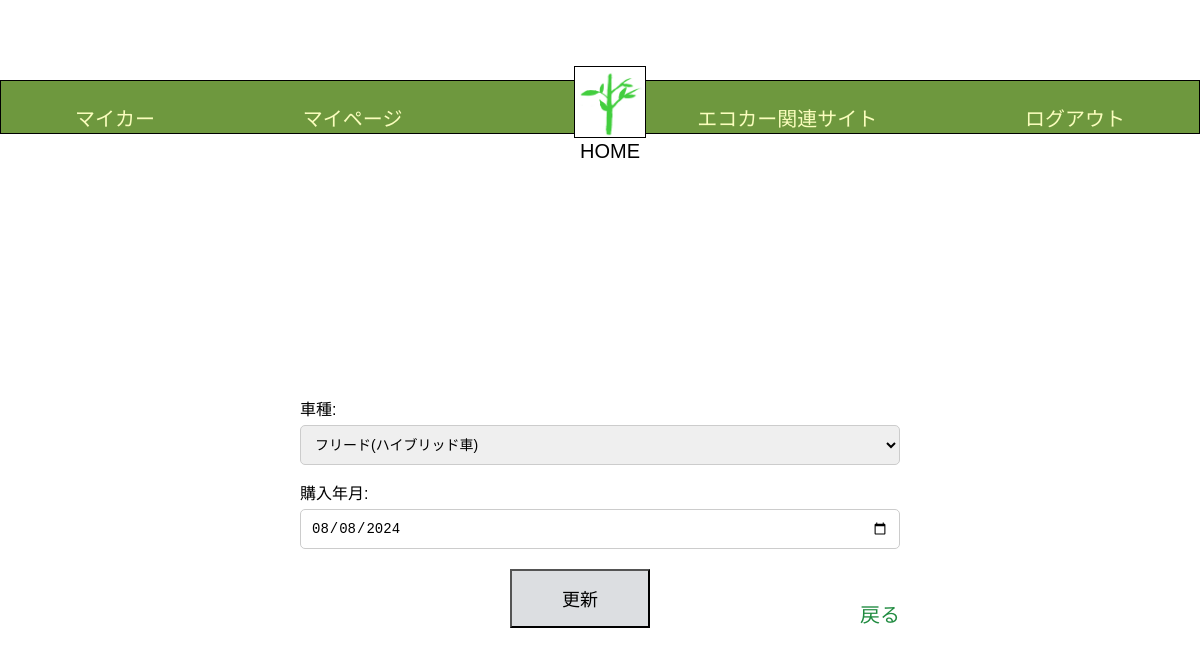
/Edrive/mycar_detail/5, run on an earlier commit of the app's database.
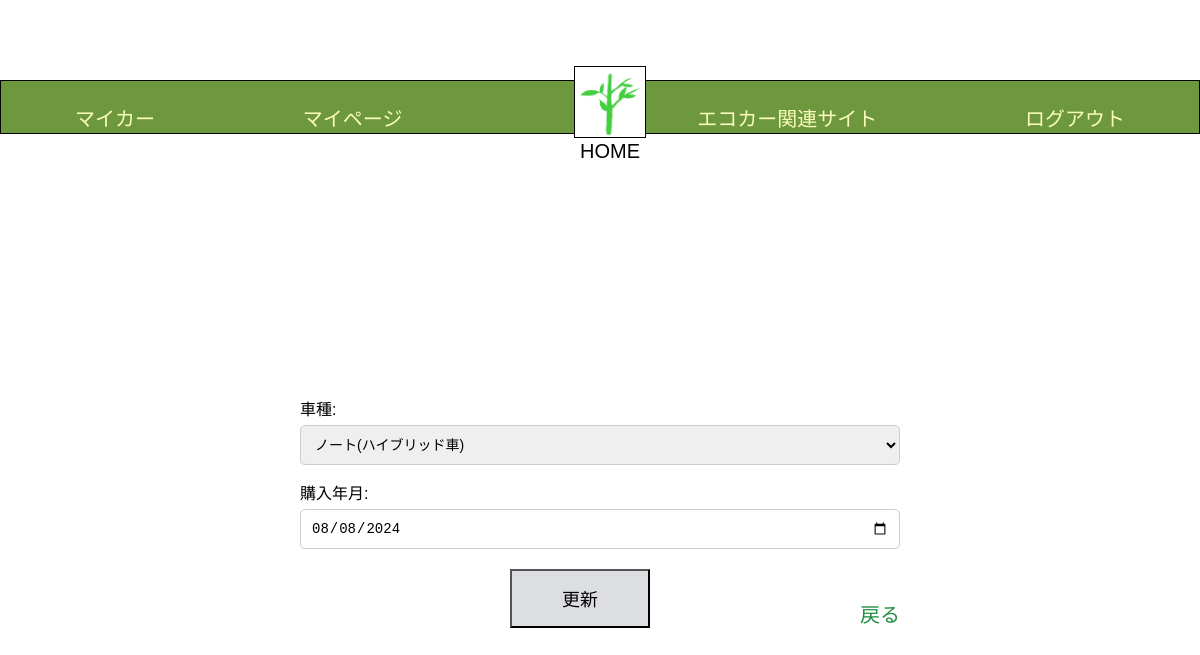
And on a later commit of the database.
### Edrive/models.py (models this page shows)
class BaseModel(models.Model):
    created_at = models.DateTimeField(auto_now_add=True)
    updated_at = models.DateTimeField(auto_now=True)
    class Meta:
        abstract = True

class MyCar(BaseModel):
    name = models.CharField(max_length=1000, default='default_name')
    user = models.ForeignKey(User, related_name='mycars', on_delete=models.CASCADE)
    car_model = models.ForeignKey(CarModel, on_delete=models.CASCADE,null=True)
    purchase_on = models.DateField(null=True)
    next_oil_change_on = models.DateField(null=True)
    next_inspection_on = models.DateField(null=True)
    target_fuel_efficiency = models.FloatField(null=True, blank=True)
    class Meta:
        db_table = 'my_cars'

### Edrive/views.py (the view, shortened to what this page needs)
# urls.py: path('mycar_detail/<int:pk>',MyCarDetailView.as_view(), name = 'mycar_detail'),
class MyCarDetailView(View):
    template_name = 'mycar_detail.html'
    def get(self, request, *args,**kwargs):
        pk = kwargs.get('pk')
        user = get_object_or_404(User, pk=pk)
        mycars_instance = MyCar.objects.filter(user=user).first()
        if mycars_instance:
            car_model = mycars_instance.car_model
            form1 = MyCarDetailForm(instance=mycars_instance)
        else:
            form1 = MyCarDetailForm()
        context = {
            'form1': form1,
            'mycars_instance': mycars_instance
        }
        return render(request, self.template_name,context)

### Edrive/forms.py (shortened to what this page needs)
class MyCarDetailForm(forms.ModelForm):
    car_model = forms.ModelChoiceField(
        label= '車種',
        queryset=CarModel.objects.all(),
        required=True,
        widget=forms.widgets.Select(attrs={'class':'form-control'})
    )
    def __init__(self, *args, **kwargs):
        super(MyCarDetailForm, self).__init__(*args, **kwargs)
    purchase_on = forms.DateField(label = '購入年月', required=False, widget=forms.DateInput(attrs={'type': 'date', 'class':'form-control'}))
    class Meta:
        model = MyCar
        fields = ['car_model', 'purchase_on']

### Edrive/models.py (called while the page is built)
    def __str__(self):
        return self.car_model_name

### templates/mycar_detail.html (shortened to what this page needs)
{% load static %}
<!DOCTYPE html>
<html lang="ja">
   <head>
      <link rel="stylesheet" href="{% static 'css/style.css' %}">
   </head>
   <body>
       <header class="header-container">
      <nav class="navbar navbar-expand-lg navbar-light bg-light">
        <a class="navbar-brand" href="{% url 'Edrive:my_car' user.pk %}">マイカー</a>
        <a class="navbar-brand" href="{% url 'Edrive:mypage' user.pk %}">マイページ</a>
        <div class="logo">
        <a href="{% url 'Edrive:home' %}" class="home-link">
             <img src = "{% get_media_prefix %}shinryoku.png"  alt = "ホーム">
             <p>HOME</p>
        </a>
        </div>
        <a class="navbar-brand" href="{% url 'Edrive:eco_car_site' %}">エコカー関連サイト</a>
        <a class="navbar-brand" href="{% url 'Edrive:logout' %}">ログアウト</a>
      </nav>
      </header>
    <div class="detail-container">
       <form method="POST" action="">
            <div class="form-group">
                {{ form1.car_model.label_tag }}
                {{ form1.car_model }}
            </div>
            <div class="form-group">
                {{ form1.purchase_on.label_tag }}
                {{ form1.purchase_on }}
            </div>
            <div class="btn-container">
   <input type="submit" value="更新" class="btn">
</form>
      <nav class="detail-navbar">
          <a class="navbar-brand" href="{% url 'Edrive:my_car' user.pk %}">戻る</a>
      </nav>
      </div>
    </body>
</html>

What changed in the data, as far as the page shows it:
changed MyCar: car_model "フリード(ハイブリッド車)" → "ノート(ハイブリッド車)"
